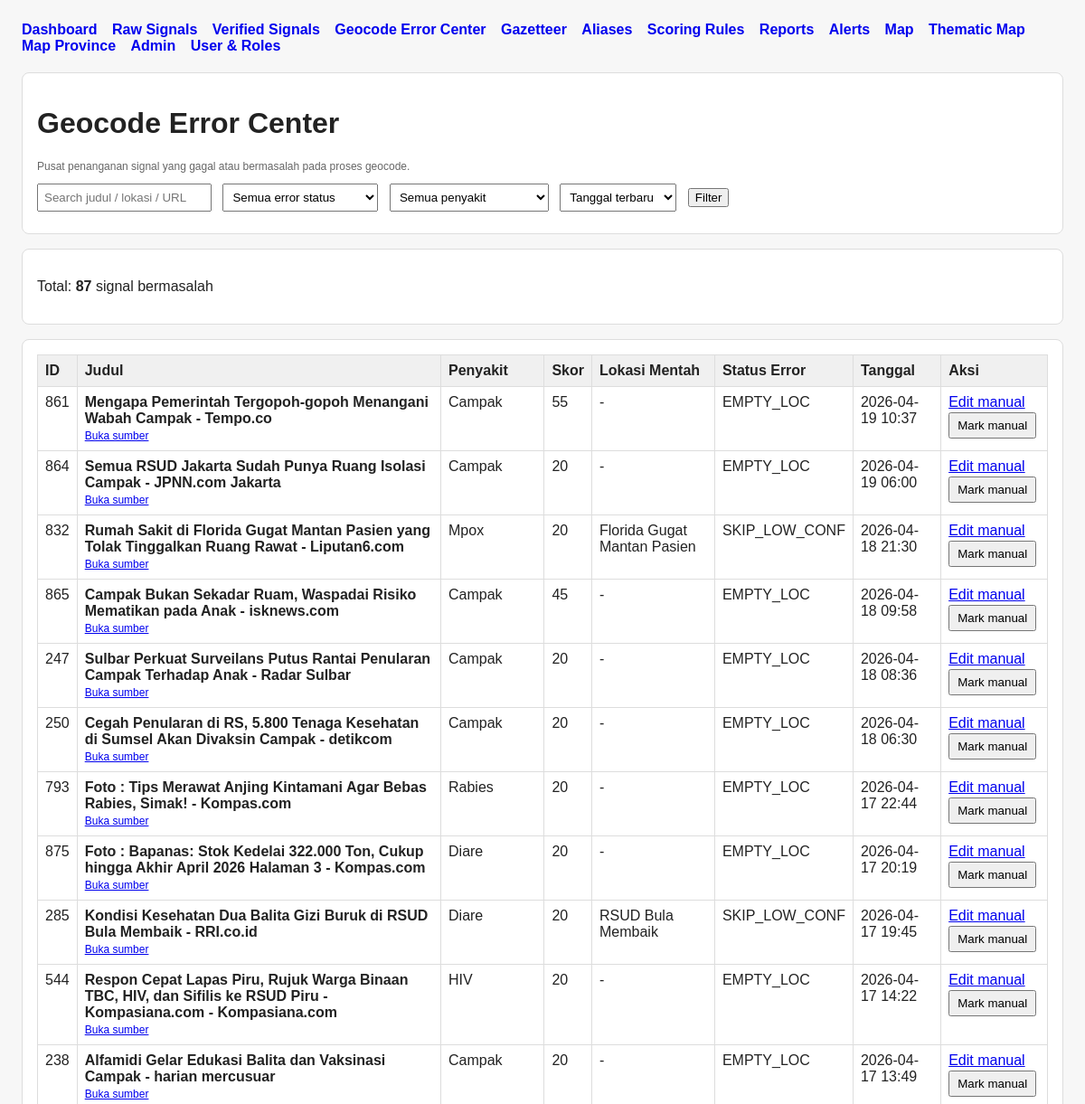
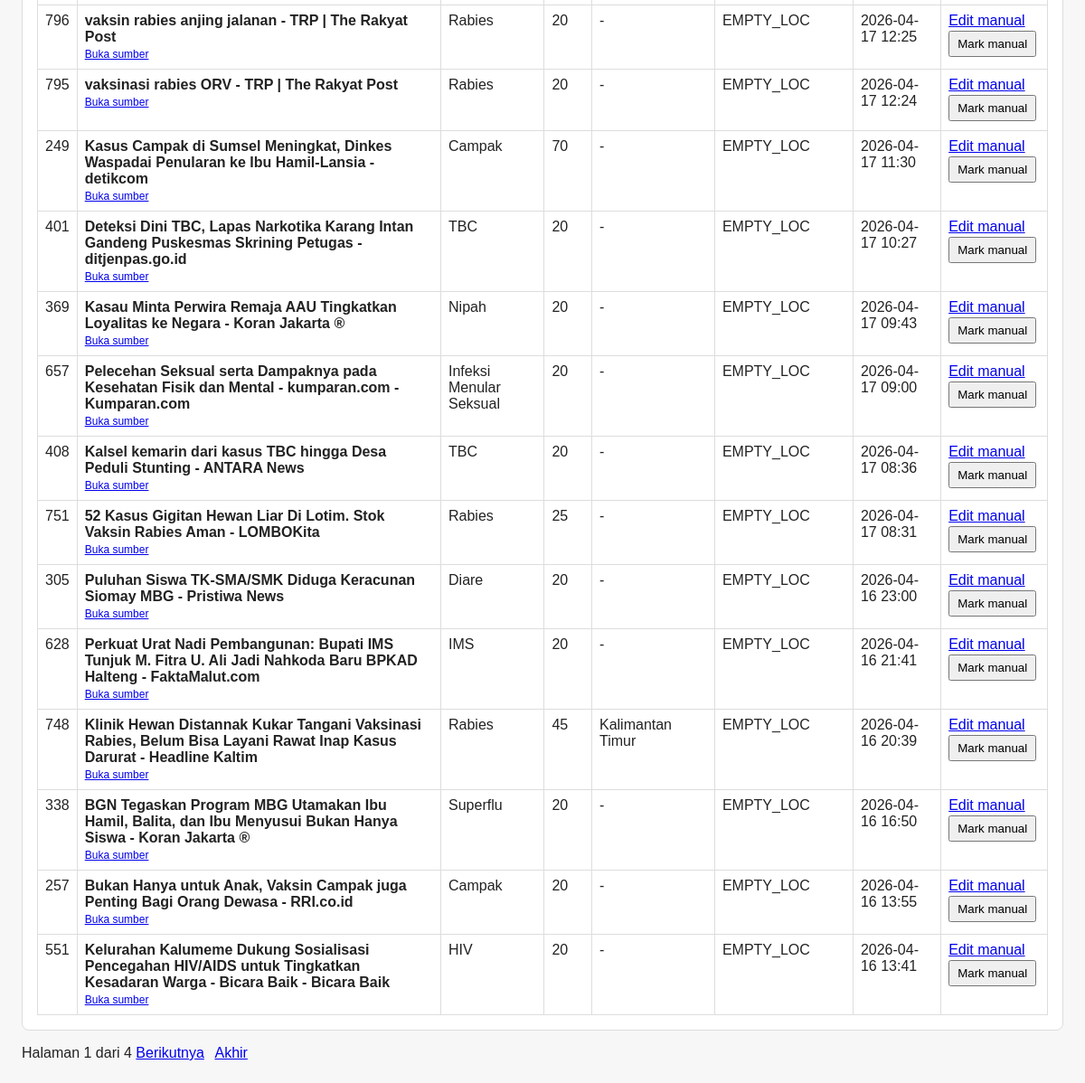
/intel/geocode-errors/ (signed in), run on an earlier commit of the app's database (2 pictures, top to bottom).
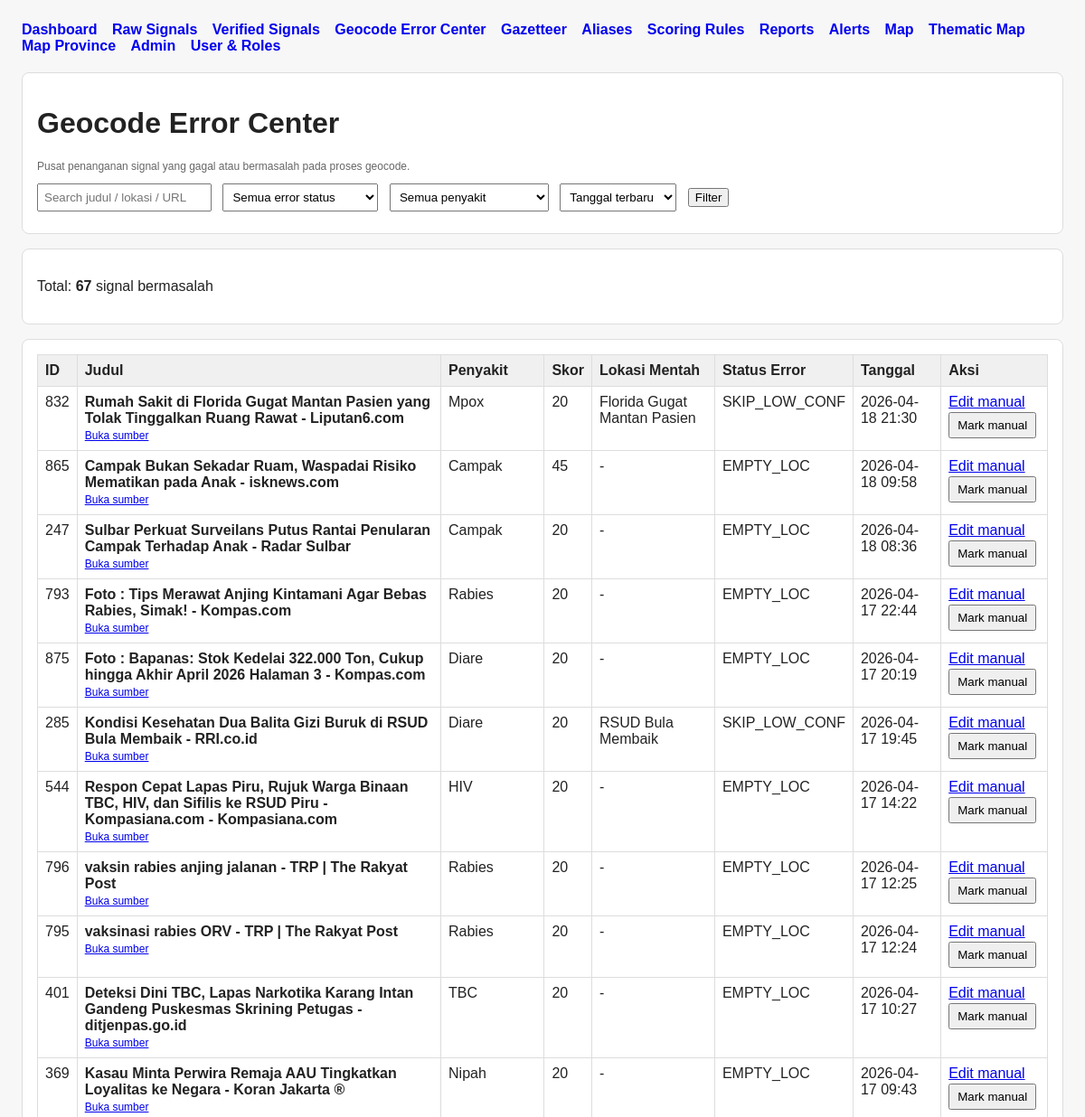
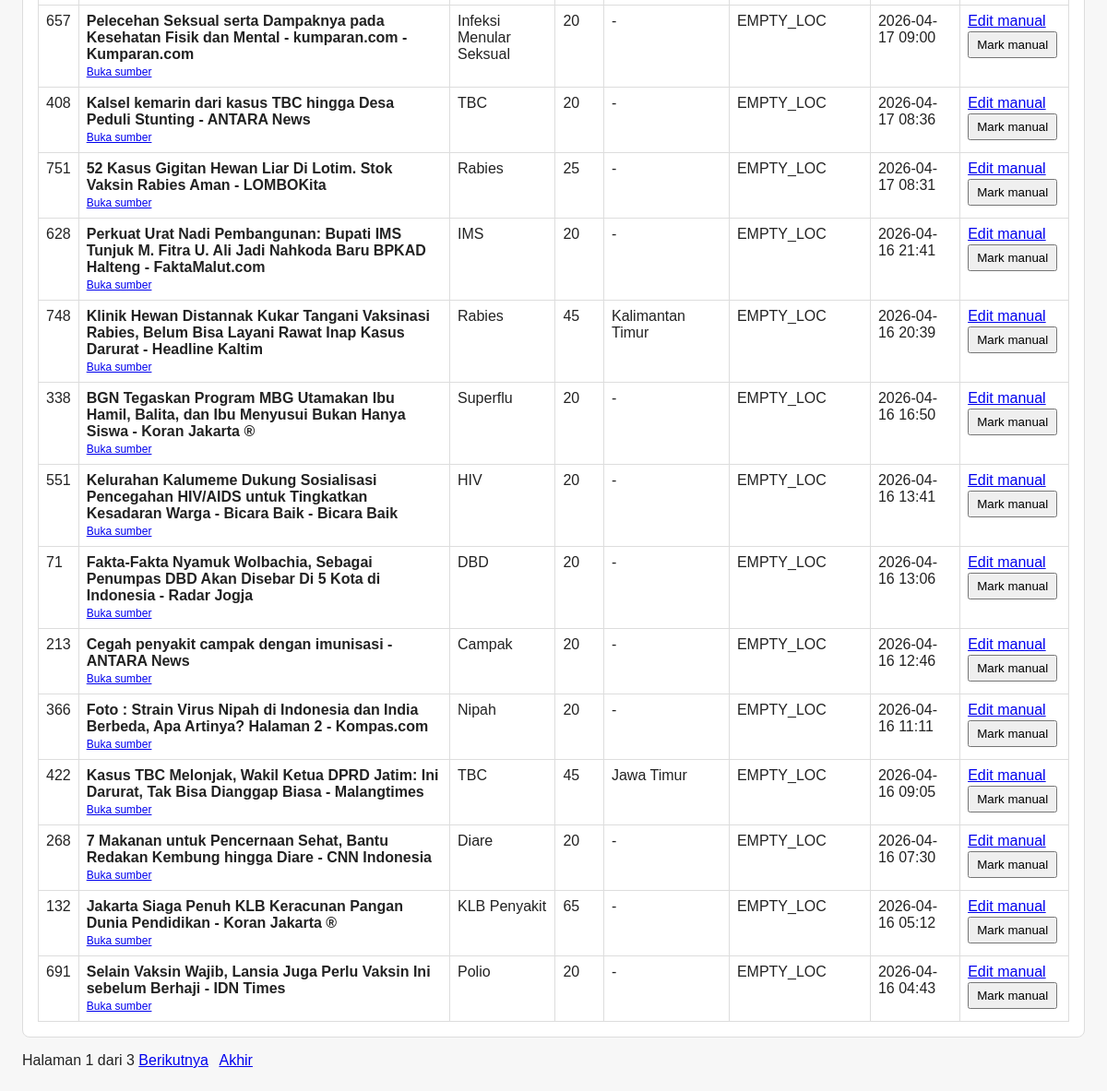
And on a later commit of the database (2 pictures, top to bottom).
### intel/models.py (models this page shows, shortened)
class TimeStampedModel(models.Model):
    created_at = models.DateTimeField(auto_now_add=True)
    updated_at = models.DateTimeField(auto_now=True)
    class Meta:
        abstract = True

class Signal(TimeStampedModel):
    STATUS_CHOICES = [
        ("raw", "Raw"),
        ("validated", "Validated"),
        ("noise", "Noise"),
        ("approved", "Approved"),
    ]
    GEOCODE_STATUS_CHOICES = [
        ("OK", "OK"),
        ("EMPTY_LOC", "EMPTY_LOC"),
        ("NOT_FOUND", "NOT_FOUND"),
        ("NET_ERR", "NET_ERR"),
        ("SKIP_NOISE", "SKIP_NOISE"),
        ("SKIP_TOO_GENERAL", "SKIP_TOO_GENERAL"),
        ("SKIP_LOW_CONF", "SKIP_LOW_CONF"),
        ("MANUAL", "MANUAL"),
        ("PENDING", "PENDING"),
    ]
    title = models.CharField(max_length=500, db_index=True)
    content = models.TextField(blank=True, default="")
    source = models.ForeignKey(Source, null=True, blank=True, on_delete=models.SET_NULL, related_name="signals")
    source_url = models.URLField(unique=True)
    published_at = models.DateTimeField(null=True, blank=True)
    crawled_at = models.DateTimeField(null=True, blank=True)
    disease_tag = models.CharField(max_length=100, blank=True, default="", db_index=True)
    threat_score = models.IntegerField(default=0, db_index=True)
    raw_location_text = models.CharField(max_length=255, blank=True, default="", db_index=True)
    geocode_status = models.CharField(
        max_length=30,
        choices=GEOCODE_STATUS_CHOICES,
        default="PENDING",
        db_index=True,
    )
    status = models.CharField(max_length=20, choices=STATUS_CHOICES, default="raw", db_index=True)
    validation_notes = models.TextField(blank=True, default="")
    is_high_risk = models.BooleanField(default=False, db_index=True)
    approved_for_mapping = models.BooleanField(default=False, db_index=True)
    validated_by = models.ForeignKey(
        settings.AUTH_USER_MODEL,
        null=True,
        blank=True,
        on_delete=models.SET_NULL,
        related_name="validated_signals"
    )
    validated_at = models.DateTimeField(null=True, blank=True)
    class Meta:
        ordering = ["-published_at", "-created_at"]
        indexes = [
            models.Index(fields=["status"]),
            models.Index(fields=["disease_tag"]),
            models.Index(fields=["geocode_status"]),
            models.Index(fields=["threat_score"]),
            models.Index(fields=["approved_for_mapping"]),
            models.Index(fields=["is_high_risk"]),
        ]

### intel/permissions.py (the view)
        @login_required
        def _wrapped_view(request, *args, **kwargs):
            if user_has_role(request.user, allowed_roles):
                return view_func(request, *args, **kwargs)
            raise PermissionDenied("Anda tidak memiliki akses ke halaman ini.")

### intel/permissions.py (called while the page is built)
def user_has_role(user, allowed_roles):
    if not user.is_authenticated:
        return False
    if user.is_superuser:
        return True
    return user.groups.filter(name__in=allowed_roles).exists()

def role_required(*allowed_roles):
    def decorator(view_func):
        @login_required
        def _wrapped_view(request, *args, **kwargs):
            if user_has_role(request.user, allowed_roles):
                return view_func(request, *args, **kwargs)
            raise PermissionDenied("Anda tidak memiliki akses ke halaman ini.")
        return _wrapped_view
    return decorator

### intel/templates/intel/geocode_error_center.html (shortened to what this page needs)
{% extends "intel/base.html" %}
{% block content %}
<div class="card">
    <h1>Geocode Error Center</h1>
    <p class="small">Pusat penanganan signal yang gagal atau bermasalah pada proses geocode.</p>
    <form method="get" class="filters">
        <input type="text" name="q" placeholder="Search judul / lokasi / URL" value="{{ q }}">
        <select name="geocode_status">
            <option value="">Semua error status</option>
        </select>
        <select name="disease">
            <option value="">Semua penyakit</option>
        </select>
        <select name="sort">
            <option value="-published_at" {% if sort == "-published_at" %}selected{% endif %}>Tanggal terbaru</option>
        </select>
        <button type="submit">Filter</button>
    </form>
</div>
<div class="card">
    <p>Total: <strong>{{ page_obj.paginator.count }}</strong> signal bermasalah</p>
</div>
<div class="card">
    <table>
        <thead>
            <tr>
                <th>ID</th>
                <th>Judul</th>
                <th>Penyakit</th>
                <th>Skor</th>
                <th>Lokasi Mentah</th>
                <th>Status Error</th>
                <th>Tanggal</th>
                <th>Aksi</th>
            </tr>
        </thead>
        <tbody>
            {% for signal in page_obj %}
            <tr>
                <td>{{ signal.id }}</td>
                <td>
                    <strong>{{ signal.title }}</strong><br>
                    <span class="small">
                        <a href="{{ signal.source_url }}" target="_blank">Buka sumber</a>
                    </span>
                </td>
                <td>{{ signal.disease_tag|default:"-" }}</td>
                <td>{{ signal.threat_score }}</td>
                <td>{{ signal.raw_location_text|default:"-" }}</td>
                <td>{{ signal.geocode_status }}</td>
                <td>{{ signal.published_at|date:"Y-m-d H:i" }}</td>
                <td class="actions">
                    <a href="{% url 'intel:geocode_manual_update' signal.id %}">Edit manual</a>
                    <form method="post" action="{% url 'intel:geocode_mark_manual_ok' signal.id %}">
                        <button type="submit">Mark manual</button>
                    </form>
                </td>
            </tr>
            {% empty %}
            <tr>
                <td colspan="8">Belum ada data geocode error.</td>
            </tr>
            {% endfor %}
        </tbody>
    </table>
</div>
<div class="pagination">
    <span>Halaman {{ page_obj.number }} dari {{ page_obj.paginator.num_pages }}</span>
    {% if page_obj.has_next %}
        <a href="?page={{ page_obj.next_page_number }}&q={{ q }}&geocode_status={{ geocode_status }}&disease={{ disease }}&sort={{ sort }}">Berikutnya</a>
        <a href="?page={{ page_obj.paginator.num_pages }}&q={{ q }}&geocode_status={{ geocode_status }}&disease={{ disease }}&sort={{ sort }}">Akhir</a>
    {% endif %}
</div>
{% endblock %}

What changed in the data, as far as the page shows it:
no longer on this page (row edited): Signal: id "861", title "Mengapa Pemerintah Tergopoh-gopoh Menangani Wabah Campak - Tempo.co", disease_tag "Campak", threat_score "55", raw_location_text "-", geocode_status "EMPTY_LOC", published_at "2026-04-19 10:37"
no longer on this page (row edited): Signal: id "864", title "Semua RSUD Jakarta Sudah Punya Ruang Isolasi Campak - JPNN.com Jakarta", disease_tag "Campak", threat_score "20", raw_location_text "-", geocode_status "EMPTY_LOC", published_at "2026-04-19 06:00"
no longer on this page (row edited): Signal: id "250", title "Cegah Penularan di RS, 5.800 Tenaga Kesehatan di Sumsel Akan Divaksin Campak - detikcom", disease_tag "Campak", threat_score "20", raw_location_text "-", geocode_status "EMPTY_LOC", published_at "2026-04-18 06:30"
no longer on this page (row edited): Signal: id "238", title "Alfamidi Gelar Edukasi Balita dan Vaksinasi Campak - harian mercusuar", disease_tag "Campak", threat_score "20", raw_location_text "-", geocode_status "EMPTY_LOC", published_at "2026-04-17 13:49"
no longer on this page (row edited): Signal: id "249", title "Kasus Campak di Sumsel Meningkat, Dinkes Waspadai Penularan ke Ibu Hamil-Lansia - detikcom", disease_tag "Campak", threat_score "70", raw_location_text "-", geocode_status "EMPTY_LOC", published_at "2026-04-17 11:30"
no longer on this page (row edited): Signal: id "305", title "Puluhan Siswa TK-SMA/SMK Diduga Keracunan Siomay MBG - Pristiwa News", disease_tag "Diare", threat_score "20", raw_location_text "-", geocode_status "EMPTY_LOC", published_at "2026-04-16 23:00"
no longer on this page (row edited): Signal: id "257", title "Bukan Hanya untuk Anak, Vaksin Campak juga Penting Bagi Orang Dewasa - RRI.co.id", disease_tag "Campak", threat_score "20", raw_location_text "-", geocode_status "EMPTY_LOC", published_at "2026-04-16 13:55"
now on this page (row unchanged): Signal: id "71", title "Fakta-Fakta Nyamuk Wolbachia, Sebagai Penumpas DBD Akan Disebar Di 5 Kota di Indonesia - Radar Jogja", disease_tag "DBD", threat_score "20", raw_location_text "-", geocode_status "EMPTY_LOC", published_at "2026-04-16 13:06"
now on this page (row unchanged): Signal: id "213", title "Cegah penyakit campak dengan imunisasi - ANTARA News", disease_tag "Campak", threat_score "20", raw_location_text "-", geocode_status "EMPTY_LOC", published_at "2026-04-16 12:46"
now on this page (row unchanged): Signal: id "366", title "Foto : Strain Virus Nipah di Indonesia dan India Berbeda, Apa Artinya? Halaman 2 - Kompas.com", disease_tag "Nipah", threat_score "20", raw_location_text "-", geocode_status "EMPTY_LOC", published_at "2026-04-16 11:11"
now on this page (row unchanged): Signal: id "422", title "Kasus TBC Melonjak, Wakil Ketua DPRD Jatim: Ini Darurat, Tak Bisa Dianggap Biasa - Malangtimes", disease_tag "TBC", threat_score "45", raw_location_text "Jawa Timur", geocode_status "EMPTY_LOC", published_at "2026-04-16 09:05"
now on this page (row unchanged): Signal: id "268", title "7 Makanan untuk Pencernaan Sehat, Bantu Redakan Kembung hingga Diare - CNN Indonesia", disease_tag "Diare", threat_score "20", raw_location_text "-", geocode_status "EMPTY_LOC", published_at "2026-04-16 07:30"
now on this page (row unchanged): Signal: id "132", title "Jakarta Siaga Penuh KLB Keracunan Pangan Dunia Pendidikan - Koran Jakarta ®", disease_tag "KLB Penyakit", threat_score "65", raw_location_text "-", geocode_status "EMPTY_LOC", published_at "2026-04-16 05:12"
now on this page (row unchanged): Signal: id "691", title "Selain Vaksin Wajib, Lansia Juga Perlu Vaksin Ini sebelum Berhaji - IDN Times", disease_tag "Polio", threat_score "20", raw_location_text "-", geocode_status "EMPTY_LOC", published_at "2026-04-16 04:43"
Also different on the page:
{{ page_obj.paginator.count }}: "87" → "67"
{{ page_obj.paginator.num_pages }}: "4" → "3"
